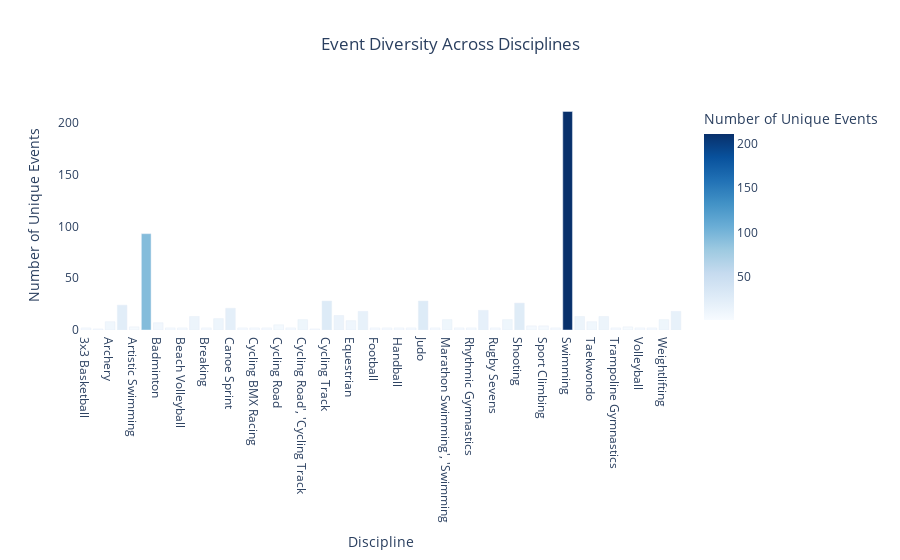

The notebook cell saved with this chart:
### Markdown cell above
**Event Diversity Among Disciplines**

### Code cell
event_diversity = adf.groupby('disciplines')['events'].nunique().reset_index()
event_diversity.columns = ['Discipline', 'Unique Events']

# Plot
fig = px.bar(event_diversity, x='Discipline', y='Unique Events',
             title="Event Diversity Across Disciplines",
             labels={'Unique Events': 'Number of Unique Events', 'Discipline': 'Discipline'},
             color='Unique Events', color_continuous_scale='Blues')
fig.update_layout(title_x=0.5, plot_bgcolor='white')
fig.show()

### Figure 1 — Plotly figure (JSON) as saved in the notebook; plotly's stock layout.template omitted (floating-point values rounded to 4 significant figures)
{"data": [{"alignmentgroup": "True", "hovertemplate": "Discipline=%{x}<br>Number of Unique Events=%{marker.color}<extra></extra>", "legendgroup": "", "marker": {"color": [2, 1, 8, 24, 3, 93, 7, 2, 2, 13, 2, 11, 21, 2, 2, 2, 5, 2, 10, 1, 28, 14, 9, 18, 2, 2, 2, 2, 28, 2, 10, 2, 2, 19, 2, 10, 26, 4, 4, 2, 211, 13, 8, 13, 2, 3, 2, 2, 10, 18], "coloraxis": "coloraxis", "pattern": {"shape": ""}}, "name": "", "offsetgroup": "", "orientation": "v", "showlegend": false, "textposition": "auto", "type": "bar", "x": ["3x3 Basketball", "3x3 Basketball', 'Basketball", "Archery", "Artistic Gymnastics", "Artistic Swimming", "Athletics", "Badminton", "Basketball", "Beach Volleyball", "Boxing", "Breaking", "Canoe Slalom", "Canoe Sprint", "Cycling BMX Freestyle", "Cycling BMX Racing", "Cycling Mountain Bike", "Cycling Road", "Cycling Road', 'Cycling Mountain Bike", "Cycling Road', 'Cycling Track", "Cycling Road', 'Triathlon", "Cycling Track", "Diving", "Equestrian", "Fencing", "Football", "Golf", "Handball", "Hockey", "Judo", "Marathon Swimming", "Marathon Swimming', 'Swimming", "Modern Pentathlon", "Rhythmic Gymnastics", "Rowing", "Rugby Sevens", "Sailing", "Shooting", "Skateboarding", "Sport Climbing", "Surfing", "Swimming", "Table Tennis", "Taekwondo", "Tennis", "Trampoline Gymnastics", "Triathlon", "Volleyball", "Water Polo", "Weightlifting", "Wrestling"], "xaxis": "x", "y": [2, 1, 8, 24, 3, 93, 7, 2, 2, 13, 2, 11, 21, 2, 2, 2, 5, 2, 10, 1, 28, 14, 9, 18, 2, 2, 2, 2, 28, 2, 10, 2, 2, 19, 2, 10, 26, 4, 4, 2, 211, 13, 8, 13, 2, 3, 2, 2, 10, 18], "yaxis": "y"}], "layout": {"barmode": "relative", "coloraxis": {"colorbar": {"title": {"text": "Number of Unique Events"}}, "colorscale": [[0, "rgb(247,251,255)"], [0.125, "rgb(222,235,247)"], [0.25, "rgb(198,219,239)"], [0.375, "rgb(158,202,225)"], [0.5, "rgb(107,174,214)"], [0.625, "rgb(66,146,198)"], [0.75, "rgb(33,113,181)"], [0.875, "rgb(8,81,156)"], [1, "rgb(8,48,107)"]]}, "legend": {"tracegroupgap": 0}, "plot_bgcolor": "white", "title": {"text": "Event Diversity Across Disciplines", "x": 0.5}, "xaxis": {"anchor": "y", "domain": [0, 1], "title": {"text": "Discipline"}}, "yaxis": {"anchor": "x", "domain": [0, 1], "title": {"text": "Number of Unique Events"}}}}
